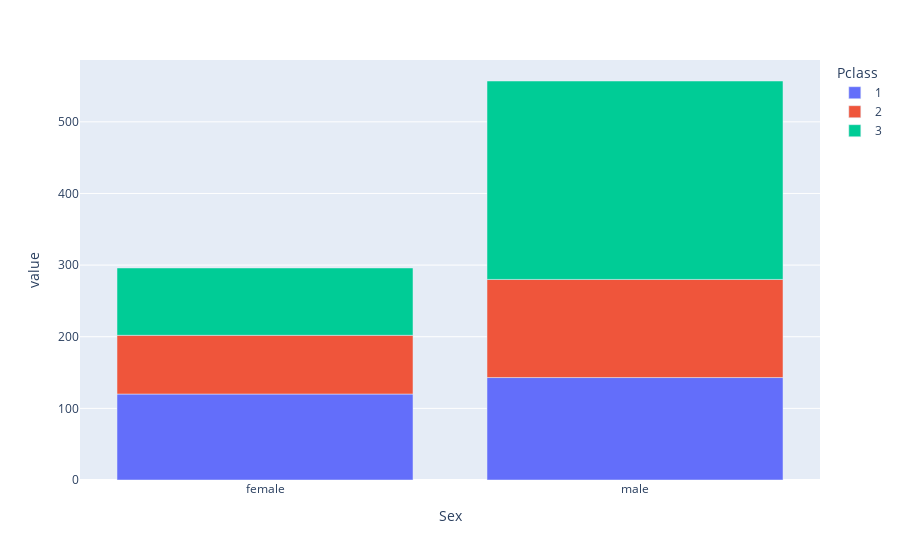

The cell this chart's notebook holds for it:
### Markdown cell above
There were significantly more men then women in all classes, except class.

### Code cell
f=entire_df[(entire_df['Age']>18)]
df=f.groupby(['Sex'])['Pclass'].value_counts().unstack()
#print(df)
px.bar(df)

### Figure 1 — Plotly figure (JSON) as saved in the notebook; plotly's stock layout.template omitted (floating-point values rounded to 4 significant figures)
{"data": [{"alignmentgroup": "True", "hovertemplate": "Pclass=1<br>Sex=%{x}<br>value=%{y}<extra></extra>", "legendgroup": "1", "marker": {"color": "#636efa", "pattern": {"shape": ""}}, "name": "1", "offsetgroup": "1", "orientation": "v", "showlegend": true, "textposition": "auto", "type": "bar", "x": ["female", "male"], "xaxis": "x", "y": [120, 143], "yaxis": "y"}, {"alignmentgroup": "True", "hovertemplate": "Pclass=2<br>Sex=%{x}<br>value=%{y}<extra></extra>", "legendgroup": "2", "marker": {"color": "#EF553B", "pattern": {"shape": ""}}, "name": "2", "offsetgroup": "2", "orientation": "v", "showlegend": true, "textposition": "auto", "type": "bar", "x": ["female", "male"], "xaxis": "x", "y": [82, 137], "yaxis": "y"}, {"alignmentgroup": "True", "hovertemplate": "Pclass=3<br>Sex=%{x}<br>value=%{y}<extra></extra>", "legendgroup": "3", "marker": {"color": "#00cc96", "pattern": {"shape": ""}}, "name": "3", "offsetgroup": "3", "orientation": "v", "showlegend": true, "textposition": "auto", "type": "bar", "x": ["female", "male"], "xaxis": "x", "y": [94, 277], "yaxis": "y"}], "layout": {"barmode": "relative", "legend": {"title": {"text": "Pclass"}, "tracegroupgap": 0}, "margin": {"t": 60}, "xaxis": {"anchor": "y", "domain": [0, 1], "title": {"text": "Sex"}}, "yaxis": {"anchor": "x", "domain": [0, 1], "title": {"text": "value"}}}}
